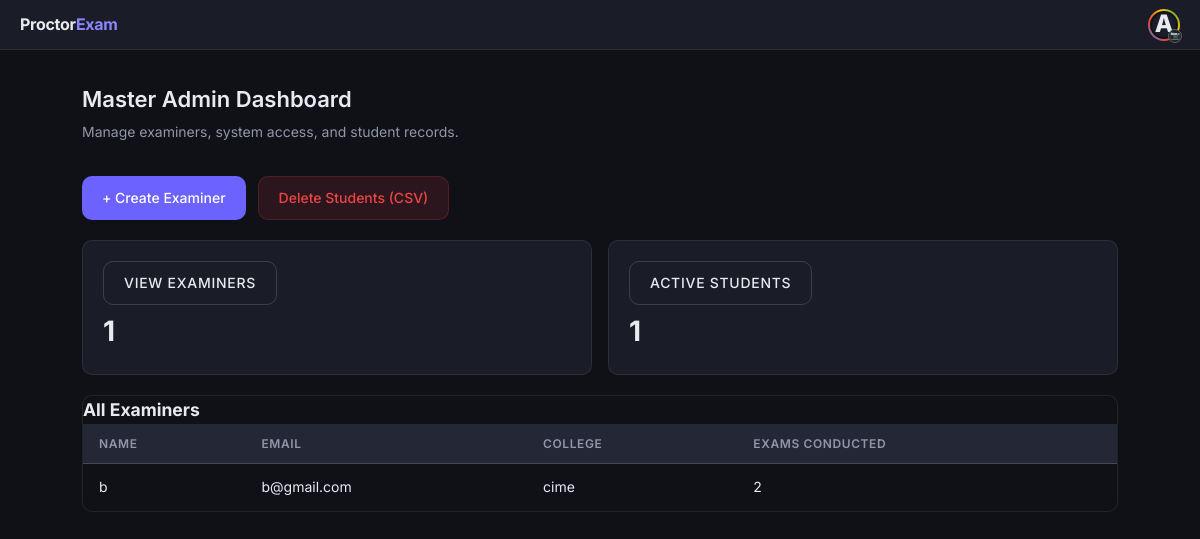
Page /admin/dashboard (signed in) on the earlier database version.
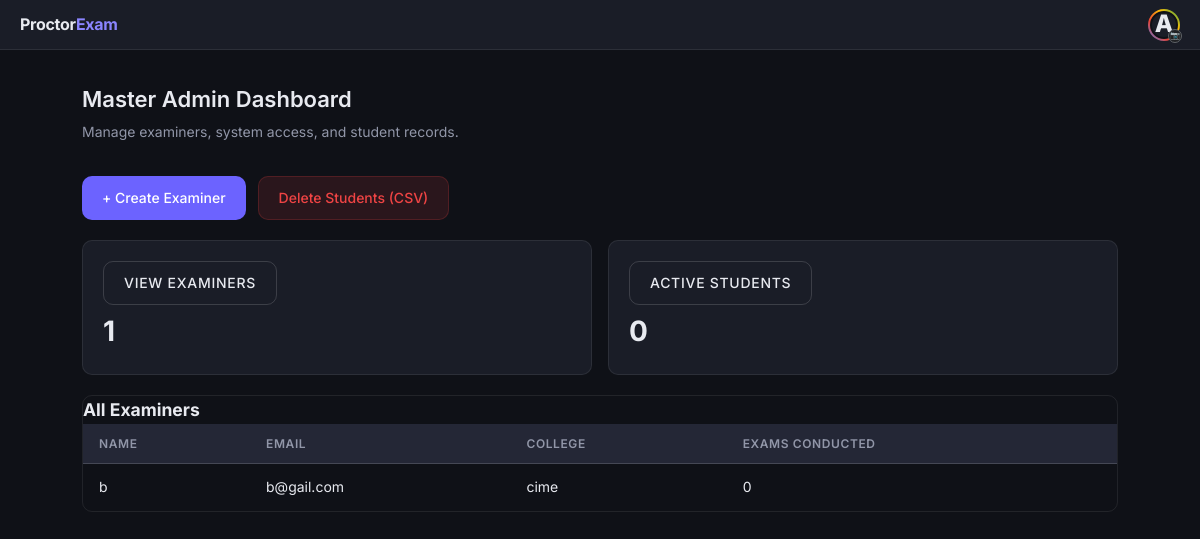
Same page on the later database version.
### tables this page shows
CREATE TABLE users (
    id INTEGER PRIMARY KEY AUTOINCREMENT,
    role TEXT NOT NULL,                  -- student / admin / examiner / developer
    username TEXT NOT NULL,
    email TEXT UNIQUE NOT NULL,
    password TEXT NOT NULL,
    college_name TEXT NOT NULL,
    profile_pic TEXT DEFAULT 'default_avatar.png',
    status TEXT DEFAULT 'active'         -- pending / active / rejected
);

### app.py (the view)
@app.route('/admin/dashboard')
@login_required
@admin_required
def admin_dashboard():
    conn = get_db()
    teachers = conn.execute('''
    SELECT u.id, u.username, u.email, u.college_name,
           COUNT(e.id) as exam_count
    FROM users u
    LEFT JOIN exams e ON u.id = e.examiner_id
    WHERE u.role = 'examiner'
    GROUP BY u.id
''').fetchall()
    students_count = conn.execute(
    "SELECT COUNT(*) FROM users WHERE role='student' AND college_name=?",
    (session['college'],)
).fetchone()[0]
    pending_admins = conn.execute(
        "SELECT COUNT(*) FROM users WHERE role='admin' AND status='pending'"
    ).fetchone()[0]
    conn.close()
    return render_template(
        'admin_dashboard.html',
        teachers=teachers,
        students_count=students_count,
        pending_admins=pending_admins
    )

### app.py (called while the page is built)
def get_db():
    conn = sqlite3.connect(DB_PATH, timeout=20)
    conn.row_factory = sqlite3.Row
    return conn

def login_required(f):
    @wraps(f)
    def decorated(*args, **kwargs):
        if 'user_id' not in session: return redirect(url_for('login'))
        return f(*args, **kwargs)
    return decorated

def admin_required(f):
    @wraps(f)
    def decorated(*args, **kwargs):
        if session.get('role') != 'admin':
            flash('Access Denied: Master Admin privileges required.', 'error')
            return redirect(url_for('dashboard'))
        return f(*args, **kwargs)
    return decorated

### templates/admin_dashboard.html (shortened to what this page needs)
{% extends "base.html" %}
{% block content %}
<div class="page">
  <div class="page-header">
    <h2>Master Admin Dashboard</h2>
    <p>Manage examiners, system access, and student records.</p>
  </div>
  <div style="display:flex; gap:12px; flex-wrap:wrap; margin-bottom:20px;">
    <a href="{{ url_for('create_examiner') }}" class="btn btn-primary">
      + Create Examiner
    </a>
    <a href="{{ url_for('delete_students_csv') }}"
       class="btn btn-danger"
       onclick="return confirm('Are you sure you want to delete students using CSV? This action cannot be undone.')">
      Delete Students (CSV)
    </a>
  </div>
  <div class="stats-grid" style="margin-bottom:20px;">
    <div class="stat-card">
      <div class="label"><a href="{{ url_for('view_examiners') }}" class="btn btn-outline">
      View Examiners
    </a></div>
      <div class="value">{{ teachers|length }}</div>
    </div>
    <div class="stat-card">
      <div class="label">
        <a href="{{ url_for('view_students') }}" class="btn btn-outline">
            Active Students
        </a>
        </div>
        <div class="value">{{ students_count }}</div>
    </div>
  </div>
  <div class="table-wrap">
    <h3>All Examiners</h3>
    <table>
      <thead>
        <tr>
          <th>Name</th>
          <th>Email</th>
          <th>College</th>
          <th>Exams Conducted</th>
        </tr>
      </thead>
      <tbody>
        {% for teacher in teachers %}
        <tr>
          <td>{{ teacher.username }}</td>
          <td>{{ teacher.email }}</td>
          <td>{{ teacher.college_name }}</td>
          <td>{{ teacher.exam_count }}</td>
        </tr>
        {% else %}
        <tr>
          <td colspan="4" style="text-align:center;">No examiners found</td>
        </tr>
        {% endfor %}
      </tbody>
    </table>
  </div>
</div>
{% endblock %}

Differences in the rows shown:
changed users "cime": email "b@gmail.com" → "b@gail.com"; exam_count "2" → "0"
Other differences:
{{ students_count }}: "1" → "0"
